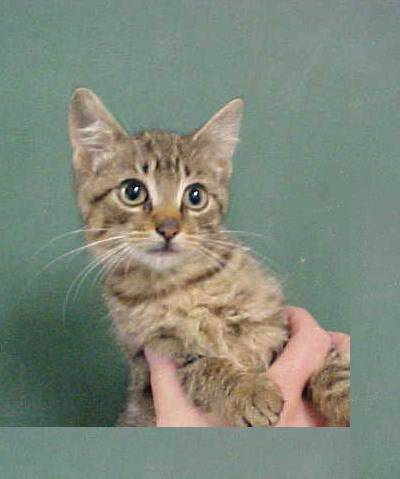
#> input picture Data/cats_and_dogs_small/test/cats/cat.1502.jpg, 400 x 479 px, given in place of circle.jpeg, which was not available
$ python tutori.py   (older library calls are emulated)
#> lines starting #> are read from the running program, lines starting #| are printed output that depends on the picture; after the words box and inside, x2 and y2 are one past the last pixel; in counts of white or black regions, pixels touching at a corner belong together; pictures that were not available may be replaced by others from this repository, and a replacement may not be noted
import cv2 as cv
import numpy as np


# [403 lines left out: functions create_img, video_demo, pic_demo, extract_object_demo, calculate_pic, logic_demo and 21 more, not called in this run]


def watershed_demo():
    # 分水岭算法
    image = cv.imread('/Users/dsj/Desktop/circle.jpeg')
#> image is the input picture: shape (479, 400, 3); mean B, G, R 122.4, 135.4, 127.3
    blur = cv.pyrMeanShiftFiltering(image, 10, 100, )
    gray = cv.cvtColor(blur, cv.COLOR_BGR2GRAY)
    ret, binary = cv.threshold(gray, 0, 255, cv.THRESH_OTSU)
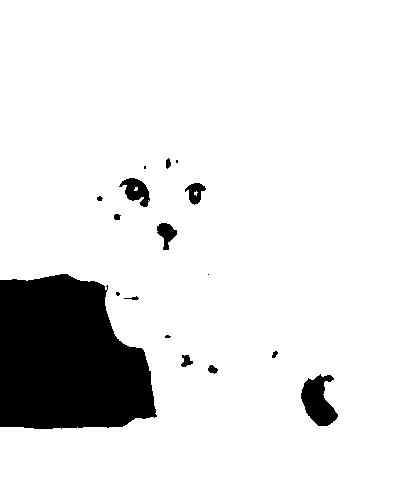
#> binary: shape (479, 400); 88.5% white; 17 black regions (5 under 20 px), largest, box (x1, y1, x2, y2) and area: (0, 274, 157, 429) 19427, (301, 374, 338, 426) 1167, (119, 178, 150, 207) 486
#> ret = 110
    cv.imshow('binary', binary)

    kernel = cv.getStructuringElement(cv.MORPH_RECT, (3, 3))
    mb = cv.morphologyEx(binary, cv.MORPH_OPEN, kernel, iterations=2)
#> mb: shape (479, 400); 88.5% white; 17 black regions (5 under 20 px), largest, box (x1, y1, x2, y2) and area: (0, 274, 157, 429) 19447, (301, 374, 338, 426) 1176, (119, 178, 150, 207) 526
    sure_bg = cv.dilate(mb, kernel, iterations=3)
#> sure_bg: shape (479, 400); 90.1% white; 6 black regions (1 under 20 px), largest, box (x1, y1, x2, y2) and area: (0, 277, 153, 426) 18009, (305, 379, 333, 423) 629, (127, 182, 146, 203) 215, (192, 187, 199, 200) 69, (160, 227, 172, 238) 63
    cv.imshow('sure_bg', sure_bg)

    dist = cv.distanceTransform(mb, cv.DIST_L2, 3)
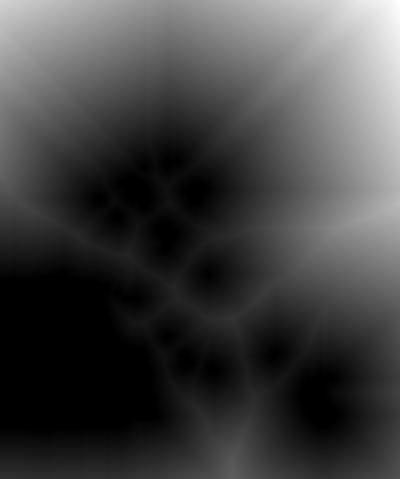
#> dist: shape (479, 400) float32; min 0, max 263.2, mean 68.6; drawn with min black and max white
    dist_output = cv.normalize(dist, 0, 1.0, cv.NORM_MINMAX)
    cv.imshow('dist', dist_output * 50)
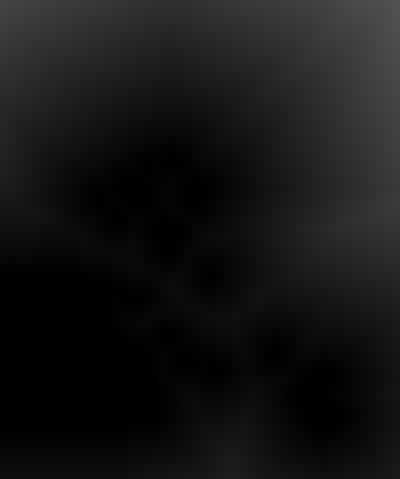
#> window 'dist': shape (479, 400) float32; min 0, max 0.325, mean 0.0847

    ret, surface = cv.threshold(dist, dist.max() * 0.6, 255, cv.THRESH_BINARY)
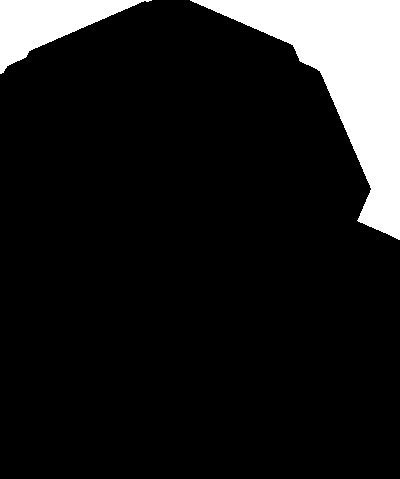
#> surface: shape (479, 400) float32; 11.8% white; 2 white regions, box (x1, y1, x2, y2) and area: (190, 0, 400, 240) 17738, (0, 0, 152, 74) 4883
#> ret = 157.9
    cv.imshow('surface', surface)
    surface_fg = np.uint8(surface)
    unknown = cv.subtract(sure_bg, surface_fg)
#> unknown: shape (479, 400); 78.3% white; 8 black regions (1 under 20 px), largest, box (x1, y1, x2, y2) and area: (0, 277, 153, 426) 18009, (190, 0, 400, 240) 17738, (0, 0, 152, 74) 4883
    ret, markers = cv.connectedComponents(surface_fg)
#> markers: shape (479, 400) int32; 3 distinct labels, from 0 to 2
#> ret = 3
    markers = markers + 1
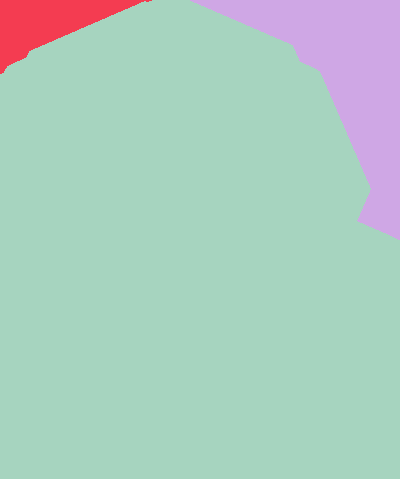
#> markers: shape (479, 400) int32; 3 distinct labels, from 1 to 3; one colour per label, 0 black
    markers[unknown == 255] = 0
#> markers: shape (479, 400) int32; 4 distinct labels, from 0 to 3
    markers = cv.watershed(image, markers=markers)
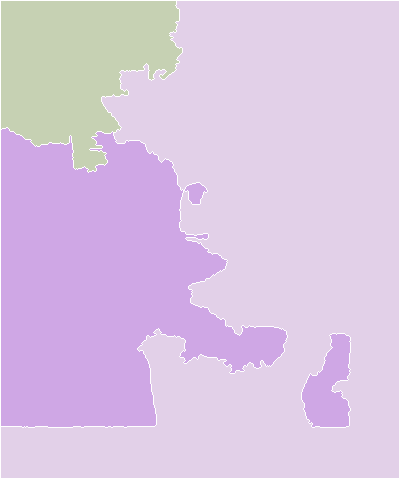
#> markers: shape (479, 400) int32; 4 distinct labels, from -1 to 3; one colour per label, 0 black, -1 white
    image[markers == -1] = [0, 0, 255]
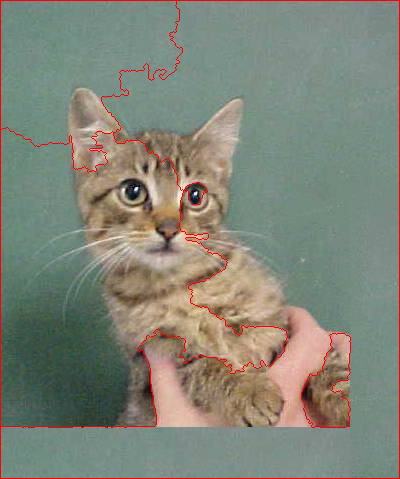
#> image: shape (479, 400, 3); 1.84% of pixels changed, all inside (x1, y1, x2, y2) = (0, 0, 400, 479)
    cv.imshow('result', image)


def main():
    # [27 lines of commented-out code are left out]
    watershed_demo()
    cv.waitKey(0)
    cv.destroyAllWindows()


if __name__ == '__main__':
    main()

$ run again, on Data/cats_and_dogs_small/test/cats/cat.1503.jpg
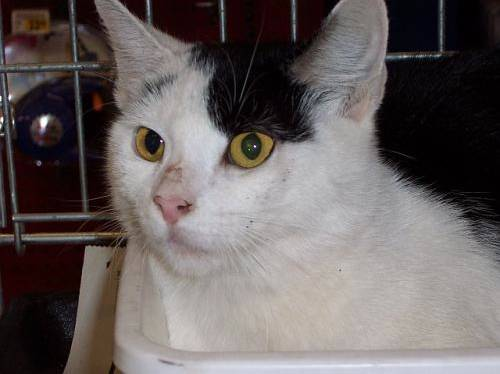
#> input picture Data/cats_and_dogs_small/test/cats/cat.1503.jpg, 500 x 374 px, given in place of circle.jpeg, which was not available
#> in watershed_demo, image is the input picture: shape (374, 500, 3); mean B, G, R 96.4, 97, 104.2
#> in watershed_demo, `ret, binary = cv.threshold(gray, 0, 255, cv.THRESH_OTSU)`:
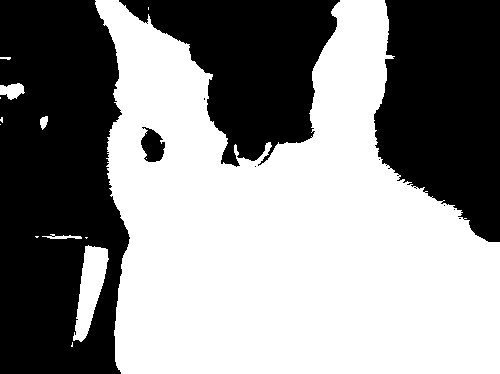
#> binary: shape (374, 500); 54.8% white; 10 black regions (6 under 20 px), largest, box (x1, y1, x2, y2) and area: (0, 0, 130, 374) 40632, (374, 0, 500, 242) 23863, (119, 0, 340, 167) 19474, (141, 127, 165, 162) 571
#> in watershed_demo, `ret, binary = cv.threshold(gray, 0, 255, cv.THRESH_OTSU)`: ret = 92
#> mb: shape (374, 500); 54.4% white; 5 black regions (1 under 20 px), largest, box (x1, y1, x2, y2) and area: (0, 0, 130, 374) 40907, (374, 0, 500, 242) 24024, (119, 0, 340, 167) 19669, (141, 127, 165, 162) 596
#> sure_bg: shape (374, 500); 57.6% white; 4 black regions, box (x1, y1, x2, y2) and area: (0, 0, 126, 374) 38316, (377, 0, 500, 239) 22852, (125, 0, 334, 161) 17778, (145, 132, 161, 159) 280
#> surface: shape (374, 500) float32; 8.8% white; 1 white region, box (x1, y1, x2, y2) and area: (237, 267, 500, 374) 16487
#> in watershed_demo, `ret, surface = cv.threshold(dist, dist.max() * 0.6, 255, cv.THRESH_BIN..`: ret = 118.3
#> unknown: shape (374, 500); 48.8% white; 4 white regions, box (x1, y1, x2, y2) and area: (93, 0, 500, 374) 87947, (71, 243, 111, 343) 2625, (0, 81, 27, 102) 503, (37, 114, 51, 130) 212
#> in watershed_demo, `ret, markers = cv.connectedComponents(surface_fg)`: ret = 2
#> in watershed_demo, `image[markers == -1] = [0, 0, 255]`:
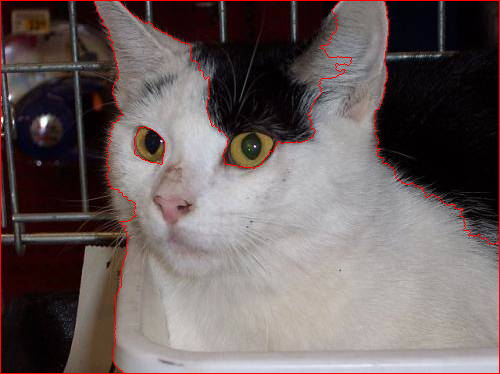
#> image: shape (374, 500, 3); 1.67% of pixels changed, all inside (x1, y1, x2, y2) = (0, 0, 500, 374)

$ run again, on Data/cats_and_dogs_small/test/cats/cat.1506.jpg
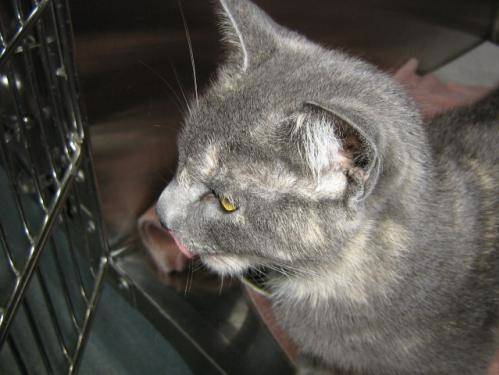
#> input picture Data/cats_and_dogs_small/test/cats/cat.1506.jpg, 499 x 375 px, given in place of circle.jpeg, which was not available
#> in watershed_demo, image is the input picture: shape (375, 499, 3); mean B, G, R 77.9, 82.9, 86.3
#> in watershed_demo, `ret, binary = cv.threshold(gray, 0, 255, cv.THRESH_OTSU)`:
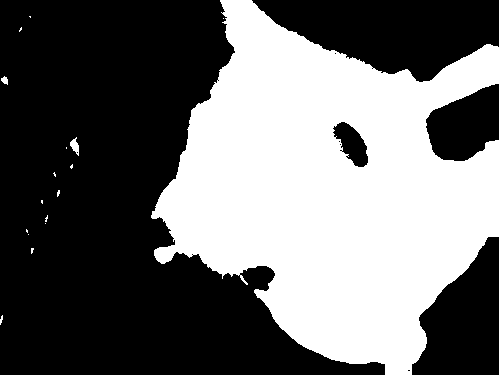
#> binary: shape (375, 499); 41.9% white; 17 white regions (14 under 20 px), largest, box (x1, y1, x2, y2) and area: (151, 0, 499, 375) 78127, (70, 137, 79, 156) 93, (1, 76, 8, 85) 41
#> in watershed_demo, `ret, binary = cv.threshold(gray, 0, 255, cv.THRESH_OTSU)`: ret = 90
#> mb: shape (375, 499); 41.7% white; 2 white regions, box (x1, y1, x2, y2) and area: (152, 0, 499, 375) 77924, (71, 141, 79, 151) 67
#> sure_bg: shape (375, 499); 44.7% white; 2 white regions, box (x1, y1, x2, y2) and area: (149, 0, 499, 375) 83410, (68, 138, 82, 154) 211
#> surface: shape (375, 499) float32; 8.3% white; 1 white region, box (x1, y1, x2, y2) and area: (217, 81, 442, 311) 15457
#> in watershed_demo, `ret, surface = cv.threshold(dist, dist.max() * 0.6, 255, cv.THRESH_BIN..`: ret = 51.46
#> unknown: shape (375, 499); 36.4% white; 2 white regions, box (x1, y1, x2, y2) and area: (149, 0, 499, 375) 67953, (68, 138, 82, 154) 211
#> in watershed_demo, `ret, markers = cv.connectedComponents(surface_fg)`: ret = 2
#> in watershed_demo, `image[markers == -1] = [0, 0, 255]`:
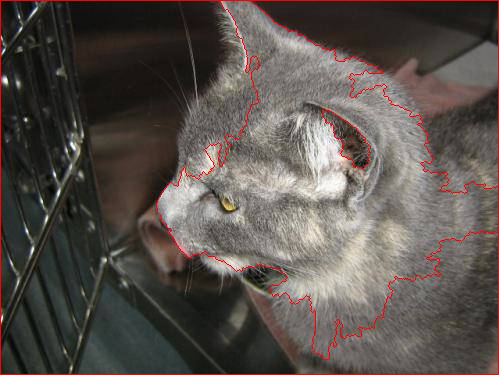
#> image: shape (375, 499, 3); 1.84% of pixels changed, all inside (x1, y1, x2, y2) = (0, 0, 499, 375)
